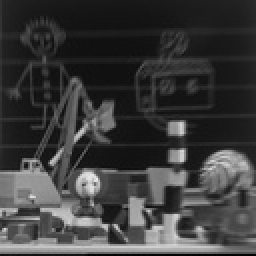
%> input picture ComputerVision/projeto/src/imgs/toy1.jpg, 128 x 128 px, shrunk from 512 x 512 before the run (shown 2 times larger); the run also reads 1 picture not shown here
$ octave main.m   (GNU Octave 9; MATLAB toolbox functions it lacks are replaced by stand-ins)
%> lines starting %> are read from the running program, lines starting %| are printed output that depends on the picture
### ComputerVision/projeto/src/Nc.m
function [SegI Knc] = Nc(I,SI,SX,r,sNcut,sArea)
%% ncutImageSegment
[nRow, nCol,c] = size(I);
N = nRow * nCol;
V = reshape(I, N, c);
%% ncutComputeW
W = sparse(N,N);
F = reshape(I, N, 1, c);
X = cat(3, repmat((1:nRow)', 1, nCol), repmat((1:nCol), nRow, 1));
X = reshape(X, N, 1, 2);

for ic=1:nCol
    for ir=1:nRow
        fprintf('%d/%d\n',ic,nCol);

        jc = (ic - floor(r)) : (ic + floor(r));
        jr = ((ir - floor(r)) :(ir + floor(r)))';
        jc = jc(jc >= 1 & jc <= nCol);
        jr = jr(jr >= 1 & jr <= nRow);
        jN = length(jc) * length(jr);

        i = ir + (ic - 1) * nRow;
        j = repmat(jr, 1, length(jc)) + repmat((jc -1) * nRow, length(jr), 1);
        j = reshape(j, length(jc) * length(jr), 1);


        XJ = X(j, 1, :);
        XI = repmat(X(i, 1, :), length(j), 1);
        DX = XI - XJ;
        DX = sum(DX .* DX, 3);

        constraint = find(sqrt(DX) <= r);
        j = j(constraint);
        DX = DX(constraint);

        FJ = F(j, 1, :);
        FI = repmat(F(i, 1, :), length(j), 1);
        DF = FI - FJ;
        DF = sum(DF .* DF, 3);
        W(i, j) = exp(-DF / (SI*SI)) .* exp(-DX / (SX*SX));
    end
end

%% ncutPartition
Seg = (1:N)';
id = 'ROOT';
% Compute D
N = length(W);
d = sum(W, 2);
D = spdiags(d, 0, N, N);
% Step 2 and 3. Solve generalized eigensystem (D -W)*S = S*D*U (12).
warning off; % let me stop warning
[U,S] = eigs(D-W, D, 2, 'sm');
% 2nd smallest (1st smallest has all same value elements, and useless)
U2 = U(:, 2);
% Bipartition the graph at point that Ncut is minimized.
t = mean(U2);
t = fminsearch('NcutValue', t, [], U2, W, D);
A = find(U2 > t);
B = find(U2 <= t);
% Step 4. Decide if the current partition should be divided
x = (U2 > t);
x = (2 * x) - 1;
d = diag(D);
k = sum(d(x > 0)) / sum(d);
b = k / (1 - k);
y = (1 + x) - b * (1 - x);
ncut = (y' * (D - W) * y) / ( y' * D * y );
%% itteration
if ((length(A) < sArea || length(B) < sArea) || ncut > sNcut)
    Seg{1}   = Seg;
    return;
end
% Seg segments of A
[SegA IdA NcutA] = NcutPartition(Seg(A), W(A, A), sNcut, sArea, [id '-A']);
% Seg segments of B
[SegB IdB NcutB] = NcutPartition(Seg(B), W(B, B), sNcut, sArea, [id '-B']);
% concatenate cell arrays
Seg  = [SegA SegB];
Id   = [IdA IdB];
Ncut = [NcutA NcutB];

Inc     = zeros(size(I),'double');
IncAux  = cell(length(Seg),1);
SegI    = cell(length(Seg),1);
for k=1:length(Seg)
 [r, c] = ind2sub(size(I),Seg{k});
 for i=1:length(r)
 Inc(r(i),c(i),1:1) = uint8(round(mean(V(Seg{k}, :))));
 end
 IncAux{k}  = Inc;
 cellContents = uint8(IncAux{k});
 SegI{k}      = cellContents;
 Inc  = zeros(size(I),'double');
end

Knc = length(Seg);

end

### ComputerVision/projeto/src/NcutValue.m
function ncut = NcutValue(t, U2, W, D)

x = (U2 > t);
x = (2 * x) - 1;
d = diag(D);
k = sum(d(x > 0)) / sum(d);
b = k / (1 - k);
y = (1 + x) - b * (1 - x);
ncut = (y' * (D - W) * y) / ( y' * D * y );
end

### ComputerVision/projeto/src/main.m
% This code implemented the article "Multifocus image fusion using region segmentation and spatial frequency"
% http://www.sciencedirect.com/science/article/pii/S0262885607002065

% Diogo Rodrigues da Silva
% Informatic Center
% Federal University of Pernambuco
% http://www2.cin.ufpe.br/site/index.php
% 2017
%% clear command windows
clc
clear all
close all
%% read image and resize to 0.25 percente of the original image
disp('Opening imagens...');
I       = imread('imgs/toy1.jpg');
%> I is the input picture: size 128x128x3 uint8; min 0, max 237, mean 59.9
[x,y,c] = size(I);
%> x = 128; y = 128; c = 3
if c > 1
  I = rgb2gray(I);
%> I: size 128x128 uint8
end
I1      = imresize(I,0.5);
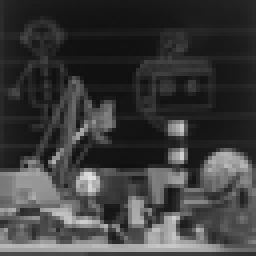
%> I1: size 64x64 uint8 (shown 4 times larger); min 16, max 225, mean 60
I     = imread('imgs/toy2.jpg');
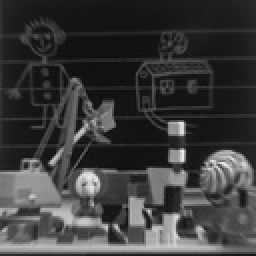
%> input picture ComputerVision/projeto/src/imgs/toy2.jpg, 128 x 128 px, shrunk from 512 x 512 before the run (shown 2 times larger)
%> I is the input picture: size 128x128x3 uint8; min 9, max 242, mean 59.9
[x,y,c] = size(I);
if c > 1
  I = rgb2gray(I);
%> I: size 128x128 uint8
end
I2      = imresize(I,0.5);
I     = imread('imgs/toy3.jpg');
[x,y,c] = size(I);
if c > 1
  I = rgb2gray(I);
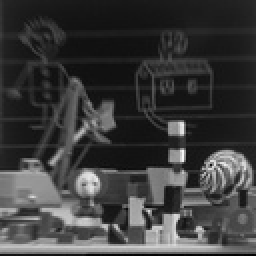
%> I: size 128x128 uint8 (shown 2 times larger); min 2, max 248, mean 59.9
end
I4      = imresize(I,0.5);


%% parameters
disp('Setting parameters...');
% ncut parameters
SI   = 5;
SX   = 6;
r    = 2;
sNcut = 0.06;
sArea = 80;

%% Step 1- Average of two registred source images
disp('Step 1: Calculating average of two registred source images...');
% I3 = (I1/2)+(I2/2);
I3 = (I1/2)+(I2/2)+(I4/2);
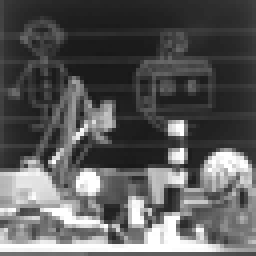
%> I3: size 64x64 uint8 (shown 4 times larger); min 24, max 255, mean 90
%% Step 2 - Segmentation using normalized cuts algorithm
disp('Step 2: Segmenting image using normalized cuts algorithm...');
[SegI, Nnc]   = Nc(I3,SI,SX,r,sNcut,sArea);
%> in Nc, `V = reshape(I, N, c);`: V = 4096 values, max 255 at index 62, min 24 at index 1365, mean 90.05
%> in Nc, `F = reshape(I, N, 1, c);`: F has the same summary as V
%> the loop in Nc, `for ic=1:nCol` made 64 passes
%> (printed output is left out)
%> in Nc, `d = sum(W, 2);`: d = 4096 values, max 12.25 at index 234, min 1 at index 4093, mean 8.39
%> in Nc, `[U,S] = eigs(D-W, D, 2, 'sm');`: S = [1.03e-17 0; 0 4.46e-08]
%> in Nc, `U2 = U(:, 2);`: U2 = 4096 values, max 0.000585 at index 3689, min -0.0101 at index 1517, mean -0.00434
%> in Nc, `t = mean(U2);`: t = -0.00434
%> in Nc, `t = fminsearch('NcutValue', t, [], U2, W, D);`: t = 0.662
%> in Nc, `A = find(U2 > t);`: A = []
%> in Nc, `B = find(U2 <= t);`: B = 4096 values from 1 to 4096
%> in Nc, `x = (U2 > t);`: x = 4096 logical values, 0 true
%> in Nc, `x = (2 * x) - 1;`: x = 4096 values from -1 to -1
%> in Nc, `k = sum(d(x > 0)) / sum(d);`: k = 0
%> in Nc, `y = (1 + x) - b * (1 - x);`: y = 4096 values from 0 to 0
%> in Nc, `ncut = (y' * (D - W) * y) / ( y' * D * y );`: ncut = NaN
%> the run ends on the next line
